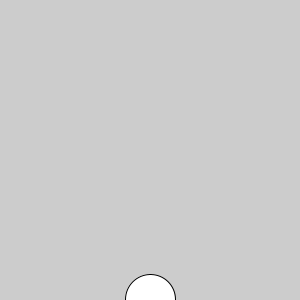
Frame 1 (no input)
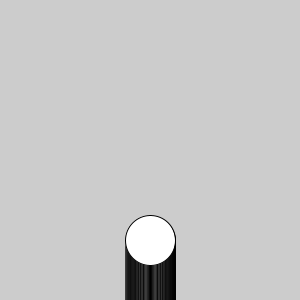
Frame 60 (the mouse pressed at the canvas centre just before this capture)
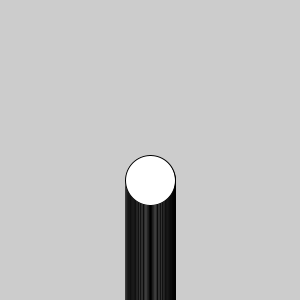
Frame 120 (the mouse held since frame 60 and released just before this capture)

The Processing sketch that drew these frames (run headless with seeded random() and noise(); from frame 60 on, the mouse is pressed at the canvas centre):

// Processing sketch: variable_definition
// ── variable_definition.pde
// test

int six;

void setup() {
  size(300, 300);
  six = 300;
}

void draw() {
  six = six-1;
  ellipse(150, six, 50, 50);
}
